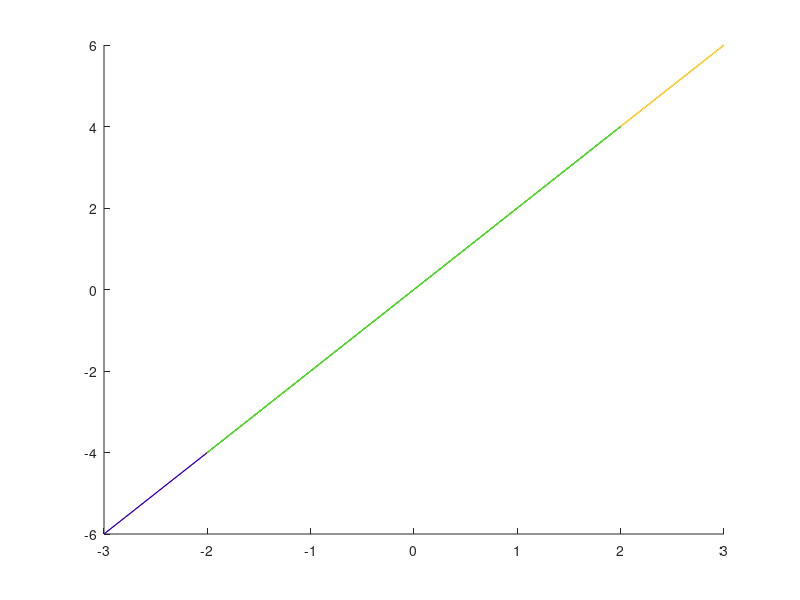

Write MATLAB code to recreate this figure.
clc 
clear
A=[9 4 1 0 1 4 9];
f1=[-1 1];
f2=[1 -1];
f3=[1 0 -1];
a=-conv(A,f1,'valid')-1 %Derivada discreta por delante
b=conv(A,f2,'valid')+1 %Derivada discreta por atras 
c=conv(A,f3,'valid')/2 %Derivada discreta centrada 

%%%%%%%%%%%%%
in=-3;
fin=3;

x=in:fin;
y=x.^2;
dy=2*x;
figure;
hold on;

plot(x,dy,'r'); %Derivada continua

plot(-3:2,a,'b'); %Derivada discreta 
plot(-2:3,b,'y');
plot(-2:2,c,'g');


